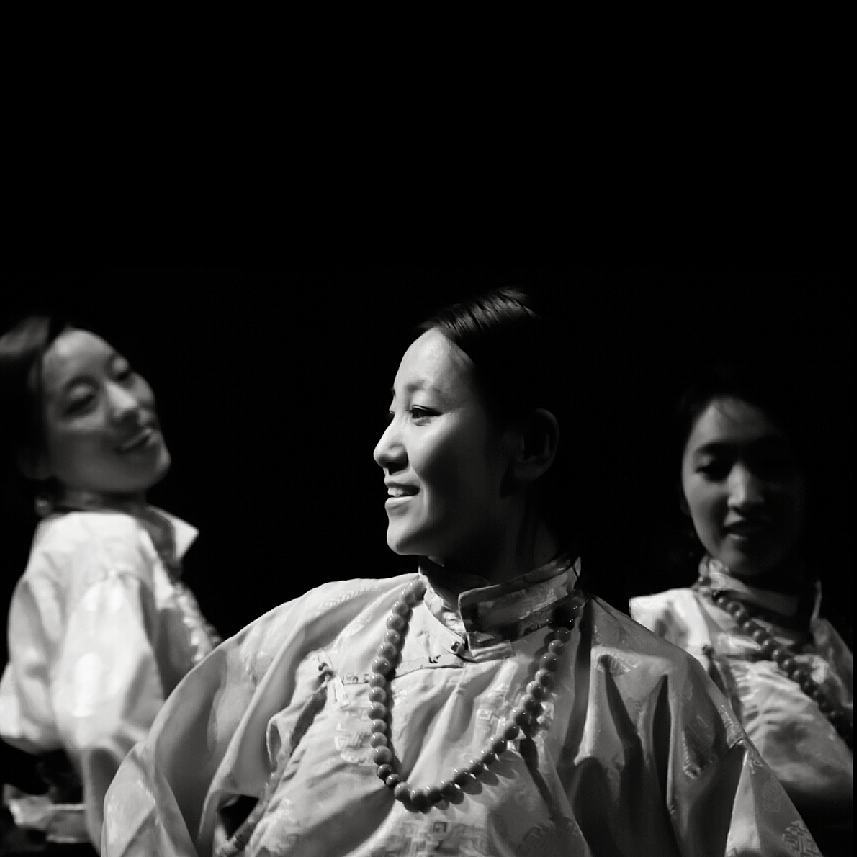
%> input picture 1829422454.jpg, 857 x 857 px
$ octave ImageCompression.m   (GNU Octave 9; MATLAB toolbox functions it lacks are replaced by stand-ins)
%> lines starting %> are read from the running program, lines starting %| are printed output that depends on the picture
%% Image Compression using Biorthogonal coiflets
inp=imread('1829422454.jpg'); % Input image
%> inp is the input picture: size 857x857x3 uint8; mean R, G, B 44.5, 44.2, 43.5
inp_image = rgb2gray(inp); %Converted to grayscale
figure;
subplot(1,2,1),imshow(inp); title("Input image");
subplot(1,2,2);imshow(inp_image); title("Input gray scale image");

%% ODD length filter bank
% low=[-0.00552427172802,0.0276213586401,-0.0276213586401,-0.1104854345604,...
%     0.3866990209614,0.87283493302715,0.3866990209614,-0.1104854345604,...
%     -0.0276213586401,0.0276213586401,-0.00552427172802];
% high = [0.000034211591536,-0.00017105795768,-0.000074275165835,0.0019108974483,...
%     -0.002628890718028,-0.0152750254683,0.0155482680481,0.0802644451161,...
%     -0.03819994286504,-0.4202826497317,0.75774803940516,-0.4202826497317,...
%     -0.03819994286504,0.0802644451161,0.0155482680481,-0.0152750254683,...
%     -0.002628890718028,0.0019108974483,-0.000074275165835,-0.00017105795768,0.000034211591536];
%% Even length filter bank
low = [-0.000379700958235, 0.00215163876333, -0.00198612808923,...
    -0.01173621143634, 0.0286885168444, 0.01475409437712, ...
    -0.1290983258, 0.0946721055865, 0.7100407918988, ...
    0.7100407918988, 0.0946721055865, -0.1290983258, ...
    0.01475409437712, 0.0286885168444, -0.01173621143634, ...
    -0.00198612808923, 0.00215163876333, -0.000379700958235];
high = [-3.98960956074*10^(-6), 0.00002260778751086, 6.3914743024*10^(-6), -0.000277789678273, ...
    0.000345091651368, 0.00155825777815, -0.00360374050808, -0.00499203440572, ...
    0.02440592511743, 0.02334136673386, -0.106073569652, -0.1467785003718, 0.66490458055676, ...
    0.66490458055676, -0.1467785003718, -0.106073569652, 0.02334136673386, 0.02440592511743, ...
    -0.00499203440572, -0.00360374050808, 0.00155825777815, 0.000345091651368, ...
    -0.000277789678273, 6.3914743024*10^(-6), 0.00002260778751086, -3.98960956074*10^(-6)];
%% Compression
%% First stage processing rows
[row,col]=size(inp_image); %Calculating size of input image
%> row = 857; col = 857
trend1=[]; dev1=[];
for i=1:1:row
    temp=inp_image(i,:); %each row of image

    res_trend=cconv(temp,low,col); %Circular convolution with  low pass filter
    trend1=[trend1;downsample(res_trend,2)]; %Downsampling by a factor of 2

    res_dev=cconv(temp,high,col); %Circular convolution with high pass filter
    dev1=[dev1;downsample(res_dev,2)]; %Downsampling by a factor of 2
end
trend1=cast(real(trend1),'uint8'); %Converting double to uint8
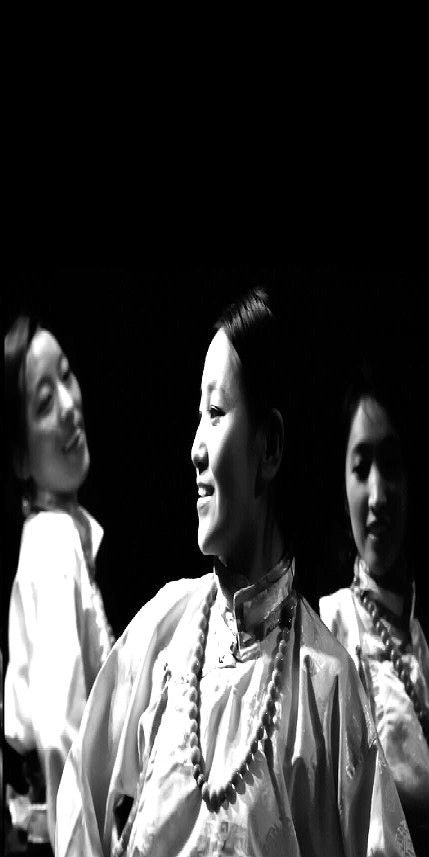
%> trend1: size 857x429 uint8; min 0, max 255, mean 58.5
dev1=cast(real(dev1),'uint8'); %Converting double to uint8
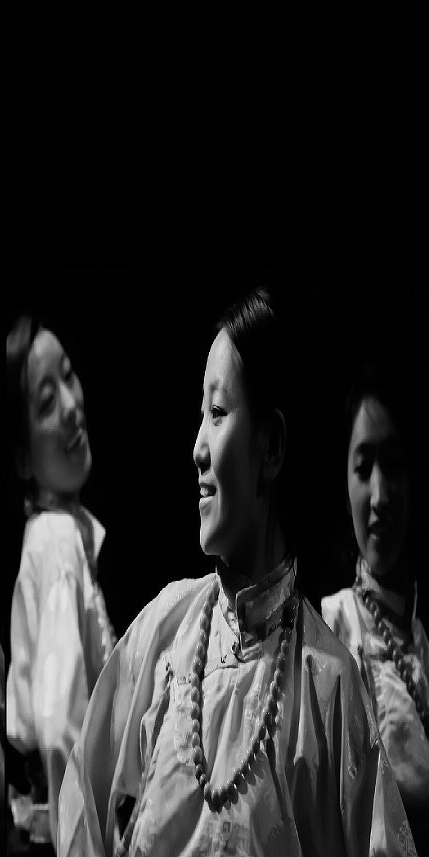
%> dev1: size 857x429 uint8; min 0, max 255, mean 40
figure;
subplot(1,2,1),imshow(trend1);title("Lowpass filtered");
subplot(1,2,2),imshow(dev1);title("Highpass filtered");
%% Second stage processing columns
trend12=[];trend21=[];dev12=[];dev21=[];
[row,col]=size(trend1); %Dividing trend image from first stage to two images
%> col = 429
for i =1:1:col
    temp=trend1(:,i); %each column of the image

    res_trend=cconv(temp,low,row);%Circular convolution with  low pass filter
    trend12=[trend12,downsample(res_trend,2)];%Downsampling by a factor of 2

    res_dev=cconv(temp,high,row);%Circular convolution with high pass filter
    dev12=[dev12,downsample(res_dev,2)];%Downsampling by a factor of 2
end
[row,col]=size(dev1); %Dividing deviation image from first stage to two images
for i =1:1:col
    temp=dev1(:,i); %each column of the image

    res_trend=cconv(temp,low,row);%Circular convolution with  low pass filter
    trend21=[trend21,downsample(res_trend,2)];%Downsampling by a factor of 2

    res_dev=cconv(temp,high,row);%Circular convolution with high pass filter
    dev21=[dev21,downsample(res_dev,2)];%Downsampling by a factor of 2
end
%%
trend12=cast(real(trend12),'uint8');%Converting double to uint8
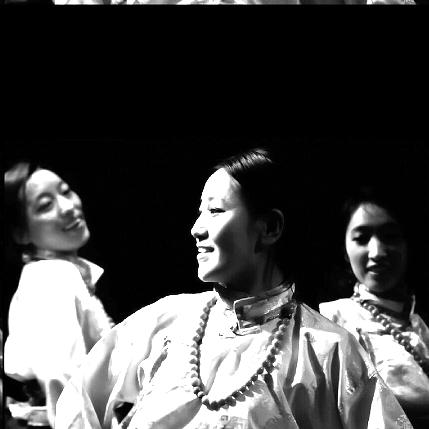
%> trend12: size 429x429 uint8; min 0, max 255, mean 70.1
dev12=cast(real(dev12),'uint8');%Converting double to uint8
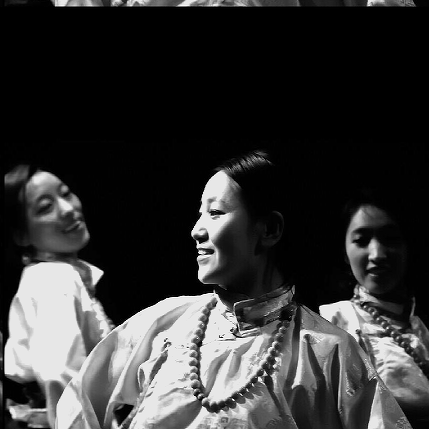
%> dev12: size 429x429 uint8; min 0, max 255, mean 53.1
trend21=cast(real(trend21),'uint8');%Converting double to uint8
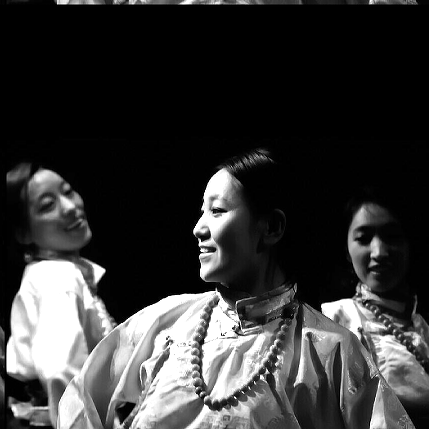
%> trend21: size 429x429 uint8; min 0, max 255, mean 54.8
dev21=cast(real(dev21),'uint8');%Converting double to uint8
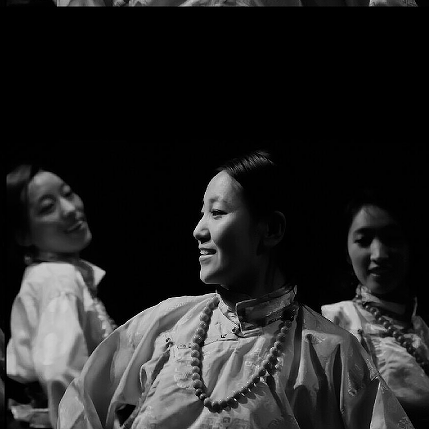
%> dev21: size 429x429 uint8; min 0, max 255, mean 36.3
%%
figure;
subplot(2,2,1),imshow(trend12);title("Lowpass-Lowpass filtered");
subplot(2,2,2),imshow(trend21);title("Lowpass-Highpass filtered");
subplot(2,2,3),imshow(dev12);title("Highpass-Lowpass filtered");
subplot(2,2,4),imshow(dev21);title("Highpass-Highpass filtered");
%%
